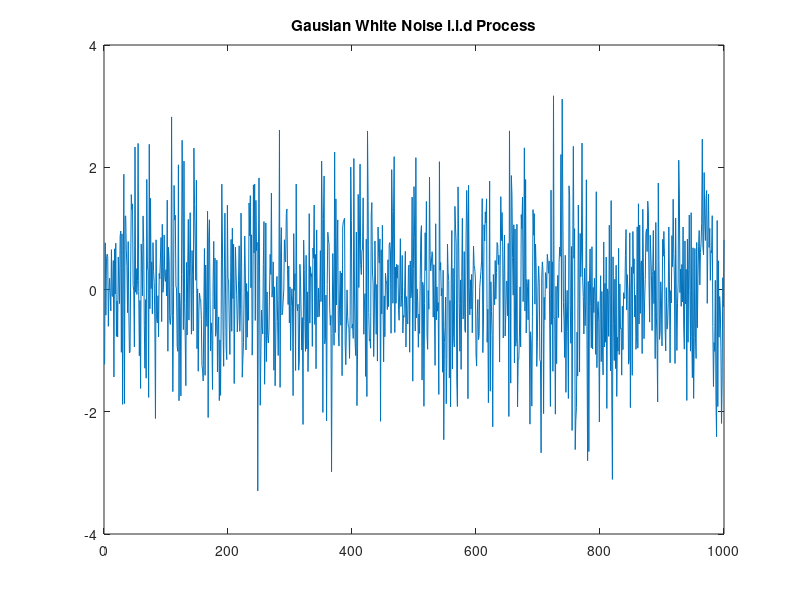
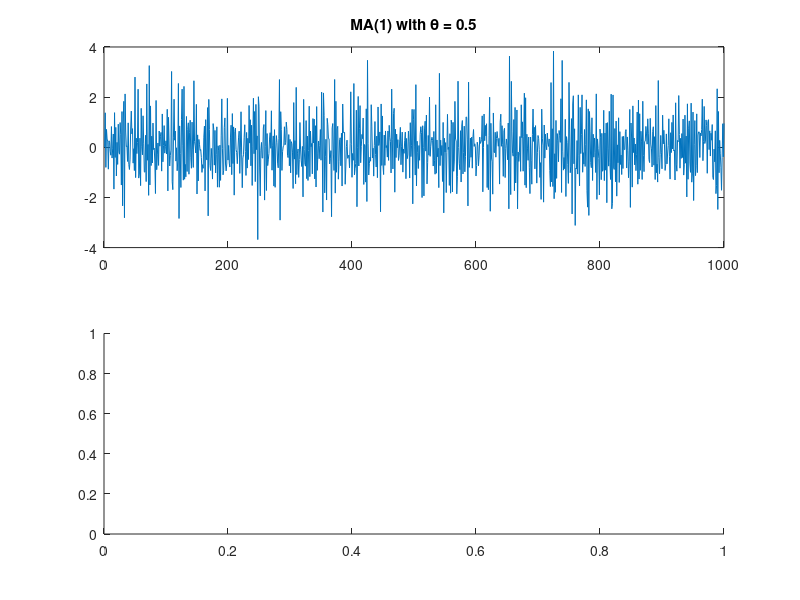

The MATLAB source for these figures, in order: (Note: this script raises an error after producing the figures.)
%filename: FirstClassTA.m
%Author: Matheus Lima-Cornejo <https://mvtth43us.github.io>
%Maintainer: Matheus Lima-Cornejo <https://mvtth43us.github.io>
%Description: This file produces the plots shown on the solutions.
%Copyright (C) 2024, all rights reserved

%% 1. Simulate a white noise process with standard Gaussian

% Setting seed
rng("default")
s = rng;

% Sample size
n = 1000;

% Generating process
e = randn(n,1);

% Plot
t = (1:n)';
plot(t, e, ' '), title('Gausian White Noise i.i.d Process')

%% 2. Simulate an invertible MA(1)

% MA(1) coefficient
theta = 0.5;

% Vector of zeros
y1 = zeros(n,1);

% Loop
for i = 1:n-1
    y1(i+1) = e(i+1) - theta * e(i);
end

% Plot - Figure 1
figure
subplot(2,1,1), plot(t,y1, ' '), title('MA(1) with \theta = 0.5')
subplot(2,1,2), autocorr(y1)

%% 3. Simulate a non-invertible MA(1)

% MA(1) coefficient
theta = 2;

% Vector of zeros
y2 = zeros(n,1);

% Loop
for i = 1:n-1
    y2(i+1) = e(i+1) - theta * e(i);
end

% Plot - Figure 2
figure
subplot(2,1,1), plot(t,y2, ' '), title('MA(1) with \theta = 2')
subplot(2,1,2), autocorr(y2)

%% 4. Simulate an AR(2) - Exercise 10

% Level of the process
c = 0.1;

% AR(2) coefficients
phi1 = 0.8;
phi2 = -0.8;

% Vector of zeros
y3 = zeros(n,1);

% Loop
for i = 1:n-2
    y3(i+2) = c + phi1 * y3(i+1) + phi2 * y3(i) + e(i+2);
end

% Plot - Figure 3
figure
subplot(2,1,1), plot(t,y3, ' '), title('AR(2)')
subplot(2,1,2), autocorr(y3)

%% 4. Simulate an AR(2) - Appendix - Example 1

% AR(2) coefficients
phi1 = 0.9;
phi2 = -0.2;

% Vector of zeros
y4 = zeros(n,1);

% Loop
for i = 1:n-2
    y4(i+2) = phi1 * y4(i+1) + phi2 * y4(i) + e(i+2);
end

% Plot - Figure 4
figure
subplot(2,1,1), plot(t,y4, ' '), title('AR(2)with \phi_1 = 0.9 and \phi_2 = -0.2')
subplot(2,1,2), autocorr(y4)

%% 5. Simulate an AR(2) - Appendix - Example 2

% AR(2) coefficients
phi1 = -0.8;
phi2 = -0.16;

% Vector of zeros
y5 = zeros(n,1);

% Loop
for i = 1:n-2
    y5(i+2) = phi1 * y5(i+1) + phi2 * y5(i) + e(i+2);
end

% Plot - Figure 4
figure
subplot(2,1,1), plot(t,y5, ' '), title('AR(2) with \phi_1 = -0.8 and \phi_2 = -0.16')
subplot(2,1,2), autocorr(y5)